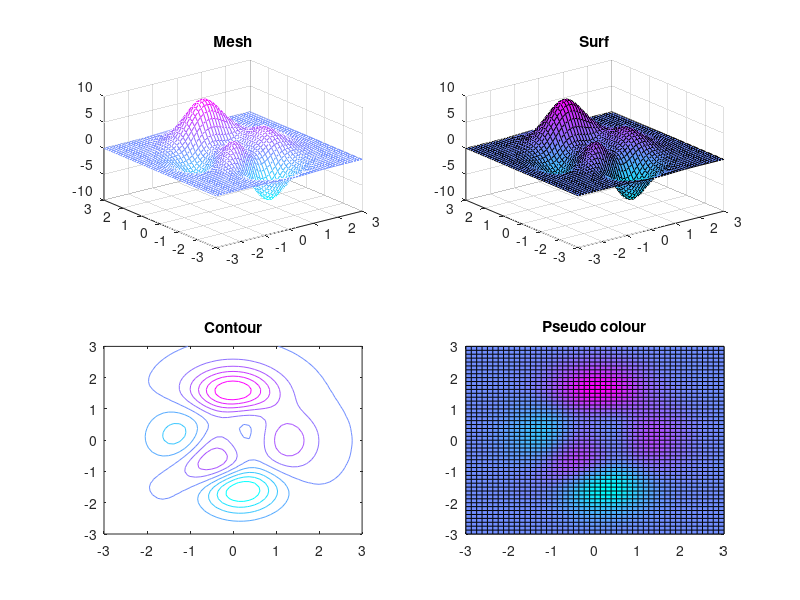

MATLAB code for this plot:
clear all;
close all;
clc;

[x y z] = peaks; %creates a function that gives peaks and holes

figure ('Name','Contour and pseudo color plots');

subplot(2,2,1), mesh(x,y,z), title('Mesh'), shading faceted;
subplot(2,2,2), surf(x,y,z), title('Surf'), shading faceted;
subplot(2,2,3), contour(x,y,z), title('Contour'), shading faceted;
subplot(2,2,4), pcolor(x,y,z), title('Pseudo colour'), shading faceted;
colormap cool;

savefig('Practice 02 Contour and pseudo color plots.fig');
